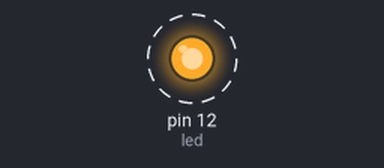
Simulated run of this sketch. Board: Arduino Uno, built with avr-gcc and run on an emulated ATmega328P. Shown: output pins drawn as LEDs (lit = HIGH). Dashed ring = blinking.

Above: at 0.2 s.
Timing chart, 0 to 3.0 s (numbered marks = the images above):
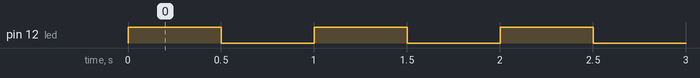

Measured:
- by itself, pin 12 (led): alternates HIGH for 0.50 s and LOW for 0.50 s

The sketch:

amplification.ino
```cpp
/*
 Amplification

 Light up all the leds
 */

// Pin 12 has an LED connected on most Arduino boards
int led = 12;

void setup() {
  pinMode(led, OUTPUT);
}

void blink() {
  digitalWrite(led, HIGH);   // turn the LED on (HIGH is the voltage level)
  delay(500);                // wait 500ms
  digitalWrite(led, LOW);    // turn the LED off by making the voltage LOW
  delay(500);                // wait 500ms
}

void loop() {
  blink();
}
```
